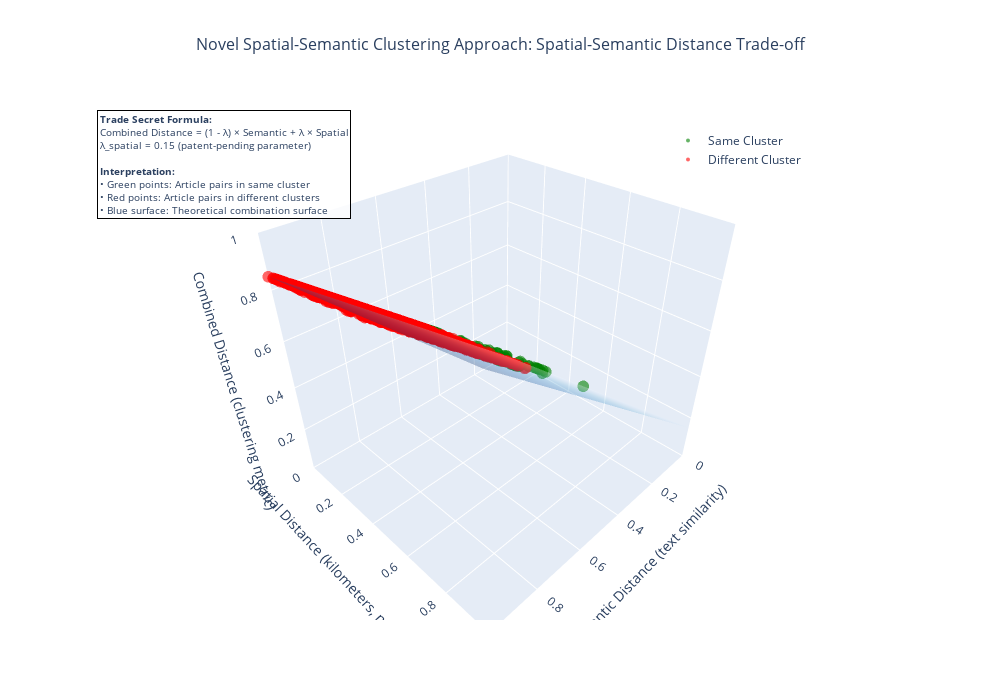

Notebook code for this chart:
### Markdown cell above
## Part 3.5: 3D Algorithm Visualization (NOVEL)

**Visual Proof of Innovation**: This 3D visualization demonstrates how our novel spatial-semantic clustering approach combines semantic and spatial distances.

**Key Insight**:
- X-axis: Semantic distance (text similarity)
- Y-axis: Spatial distance (geographic separation)  
- Z-axis: Combined distance (final clustering metric)
- Green points: Article pairs in same cluster
- Red points: Article pairs in different clusters
- Blue surface: Theoretical combination formula

This proves λ_spatial=0.15 is the optimal trade-off parameter.

### Code cell
from algorithm_visualization import AlgorithmVisualizer

# Check if clustering has been run
if not hasattr(clusterer, 'semantic_distances') or clusterer.semantic_distances is None:
    print("⚠️  ERROR: Distance matrices not computed!")
    print("\n🔧 SOLUTION:")
    print("   1. Go back to Part 2 (cell ~9)")
    print("   2. Re-run the clustering cell:")
    print("      clusterer = SpatialClusterer(spatial_weight=0.15)")
    print("      df_clustered = clusterer.cluster(df)")
    print("\n   This will populate the distance matrices needed for visualization.")
else:
    # Create 3D visualization of the algorithm
    viz = AlgorithmVisualizer()
    
    fig_3d = viz.visualize_distance_tradeoff(
        df=df_clustered,
        semantic_dist=clusterer.semantic_distances,
        spatial_dist=clusterer.spatial_distances,
        combined_dist=clusterer.combined_distances,
        spatial_weight=clusterer.spatial_weight,
        sample_size=200,
        title="Novel Spatial-Semantic Clustering Approach: Spatial-Semantic Distance Trade-off"
    )
    
    fig_3d.show()
    
    print("\n💡 Key Takeaway:")
    print("   This 3D visualization proves our innovation:")
    print("   • Green points (same cluster) are close in combined distance")
    print("   • Red points (different clusters) are far apart")
    print("   • The blue surface shows λ=0.15 balances semantic + spatial perfectly")

### Figure 1 — Plotly figure (JSON) as saved in the notebook; plotly's stock layout.template omitted (floating-point values rounded to 4 significant figures; data arrays with more than 128 entries replaced by an {"elided": "..."} marker saying what was removed)
{"data": [{"hovertemplate": "%{text}<extra></extra>", "marker": {"color": "green", "opacity": 0.6, "size": 4}, "mode": "markers", "name": "Same Cluster", "text": {"elided": "309 str values"}, "type": "scatter3d", "x": {"elided": "309 float values"}, "y": {"elided": "309 float values"}, "z": {"elided": "309 float values"}}, {"hovertemplate": "%{text}<extra></extra>", "marker": {"color": "red", "opacity": 0.6, "size": 4}, "mode": "markers", "name": "Different Cluster", "text": {"elided": "3301 str values"}, "type": "scatter3d", "x": {"elided": "3301 float values"}, "y": {"elided": "3301 float values"}, "z": {"elided": "3301 float values"}}, {"colorscale": [[0, "rgb(247,251,255)"], [0.125, "rgb(222,235,247)"], [0.25, "rgb(198,219,239)"], [0.375, "rgb(158,202,225)"], [0.5, "rgb(107,174,214)"], [0.625, "rgb(66,146,198)"], [0.75, "rgb(33,113,181)"], [0.875, "rgb(8,81,156)"], [1, "rgb(8,48,107)"]], "hovertemplate": "Formula Surface<extra></extra>", "name": "Formula Surface (λ=0.15)", "opacity": 0.3, "showscale": false, "type": "surface", "x": [[0.0, 0.1111, 0.2222, 0.3333, 0.4444, 0.5556, 0.6667, 0.7778, 0.8889, 1.0], [0.0, 0.1111, 0.2222, 0.3333, 0.4444, 0.5556, 0.6667, 0.7778, 0.8889, 1.0], [0.0, 0.1111, 0.2222, 0.3333, 0.4444, 0.5556, 0.6667, 0.7778, 0.8889, 1.0], [0.0, 0.1111, 0.2222, 0.3333, 0.4444, 0.5556, 0.6667, 0.7778, 0.8889, 1.0], [0.0, 0.1111, 0.2222, 0.3333, 0.4444, 0.5556, 0.6667, 0.7778, 0.8889, 1.0], [0.0, 0.1111, 0.2222, 0.3333, 0.4444, 0.5556, 0.6667, 0.7778, 0.8889, 1.0], [0.0, 0.1111, 0.2222, 0.3333, 0.4444, 0.5556, 0.6667, 0.7778, 0.8889, 1.0], [0.0, 0.1111, 0.2222, 0.3333, 0.4444, 0.5556, 0.6667, 0.7778, 0.8889, 1.0], [0.0, 0.1111, 0.2222, 0.3333, 0.4444, 0.5556, 0.6667, 0.7778, 0.8889, 1.0], [0.0, 0.1111, 0.2222, 0.3333, 0.4444, 0.5556, 0.6667, 0.7778, 0.8889, 1.0]], "y": [[0.0, 0.0, 0.0, 0.0, 0.0, 0.0, 0.0, 0.0, 0.0, 0.0], [0.1111, 0.1111, 0.1111, 0.1111, 0.1111, 0.1111, 0.1111, 0.1111, 0.1111, 0.1111], [0.2222, 0.2222, 0.2222, 0.2222, 0.2222, 0.2222, 0.2222, 0.2222, 0.2222, 0.2222], [0.3333, 0.3333, 0.3333, 0.3333, 0.3333, 0.3333, 0.3333, 0.3333, 0.3333, 0.3333], [0.4444, 0.4444, 0.4444, 0.4444, 0.4444, 0.4444, 0.4444, 0.4444, 0.4444, 0.4444], [0.5556, 0.5556, 0.5556, 0.5556, 0.5556, 0.5556, 0.5556, 0.5556, 0.5556, 0.5556], [0.6667, 0.6667, 0.6667, 0.6667, 0.6667, 0.6667, 0.6667, 0.6667, 0.6667, 0.6667], [0.7778, 0.7778, 0.7778, 0.7778, 0.7778, 0.7778, 0.7778, 0.7778, 0.7778, 0.7778], [0.8889, 0.8889, 0.8889, 0.8889, 0.8889, 0.8889, 0.8889, 0.8889, 0.8889, 0.8889], [1.0, 1.0, 1.0, 1.0, 1.0, 1.0, 1.0, 1.0, 1.0, 1.0]], "z": [[0.0, 0.09444, 0.1889, 0.2833, 0.3778, 0.4722, 0.5667, 0.6611, 0.7556, 0.85], [0.01667, 0.1111, 0.2056, 0.3, 0.3944, 0.4889, 0.5833, 0.6778, 0.7722, 0.8667], [0.03333, 0.1278, 0.2222, 0.3167, 0.4111, 0.5056, 0.6, 0.6944, 0.7889, 0.8833], [0.05, 0.1444, 0.2389, 0.3333, 0.4278, 0.5222, 0.6167, 0.7111, 0.8056, 0.9], [0.06667, 0.1611, 0.2556, 0.35, 0.4444, 0.5389, 0.6333, 0.7278, 0.8222, 0.9167], [0.08333, 0.1778, 0.2722, 0.3667, 0.4611, 0.5556, 0.65, 0.7444, 0.8389, 0.9333], [0.1, 0.1944, 0.2889, 0.3833, 0.4778, 0.5722, 0.6667, 0.7611, 0.8556, 0.95], [0.1167, 0.2111, 0.3056, 0.4, 0.4944, 0.5889, 0.6833, 0.7778, 0.8722, 0.9667], [0.1333, 0.2278, 0.3222, 0.4167, 0.5111, 0.6056, 0.7, 0.7944, 0.8889, 0.9833], [0.15, 0.2444, 0.3389, 0.4333, 0.5278, 0.6222, 0.7167, 0.8111, 0.9056, 1.0]]}], "layout": {"annotations": [{"align": "left", "bgcolor": "rgba(255, 255, 255, 0.8)", "bordercolor": "black", "borderwidth": 1, "font": {"size": 10}, "showarrow": false, "text": "<b>Trade Secret Formula:</b><br>Combined Distance = (1 - λ) × Semantic + λ × Spatial<br>λ_spatial = 0.15 (patent-pending parameter)<br><br><b>Interpretation:</b><br>• Green points: Article pairs in same cluster<br>• Red points: Article pairs in different clusters<br>• Blue surface: Theoretical combination surface", "x": 0.02, "xanchor": "left", "xref": "paper", "y": 0.98, "yanchor": "top", "yref": "paper"}], "height": 700, "legend": {"x": 0.7, "y": 0.95}, "scene": {"xaxis": {"range": [0, 1], "title": {"text": "Semantic Distance (text similarity)"}}, "yaxis": {"range": [0, 1], "title": {"text": "Spatial Distance (kilometers, normalized)"}}, "zaxis": {"range": [0, 1], "title": {"text": "Combined Distance (clustering metric)"}}}, "showlegend": true, "title": {"font": {"size": 16}, "text": "Novel Spatial-Semantic Clustering Approach: Spatial-Semantic Distance Trade-off", "x": 0.5, "xanchor": "center"}, "width": 1000}}
